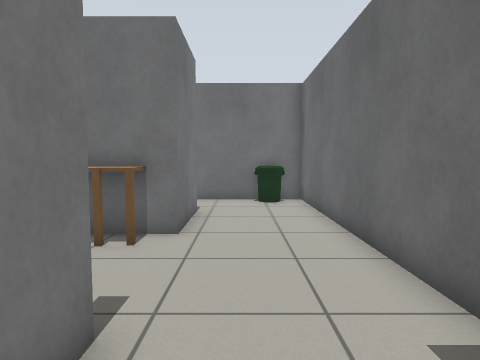
[1] (above)

18 first-person views from a walk through a world built for the Gazebo simulator. The camera is 0.9 m above the floor, tilts 4° down and sees 75° across. The floor is counted in squares, 0.5 m on a side. Each view is taken from the middle of a square. On the plan, view 1 faces up. The plan holds only what a view shows up to about 16 squares ahead; the rest is blank. The place goes on beyond the plan. Gazebo's built-in surfaces are drawn with simple patterns. Some stock models are drawn as simple stand-ins.

[2]
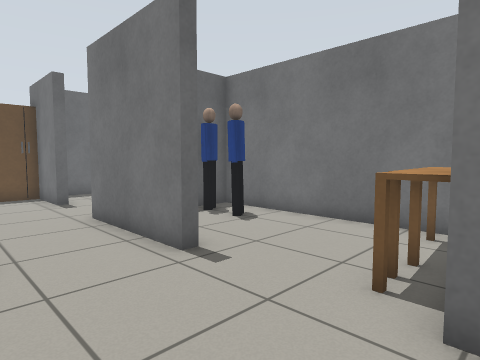

[3]
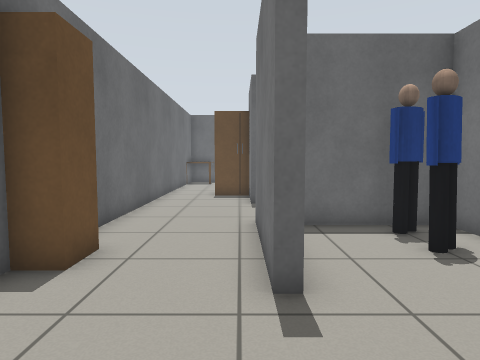

[4]
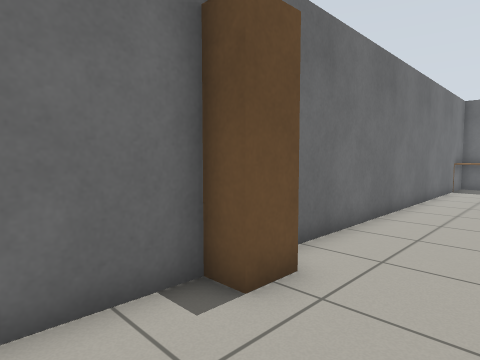

[5]
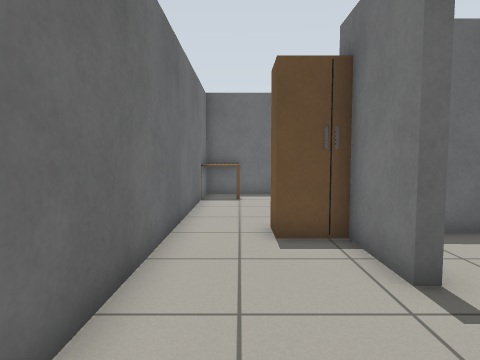

[6]
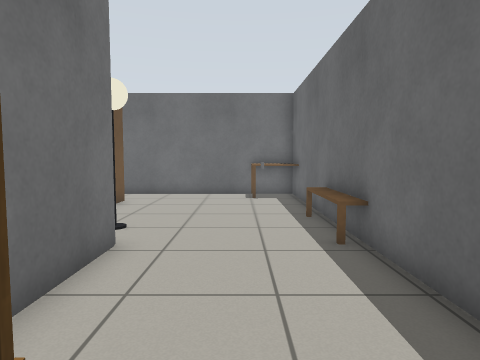

[7]
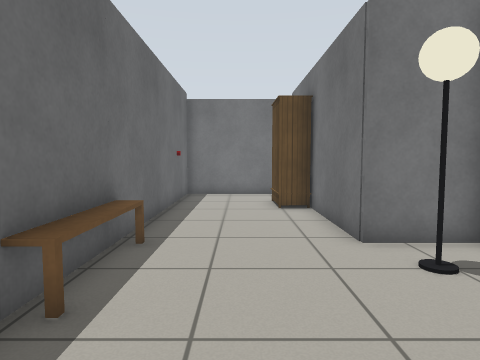

[8]
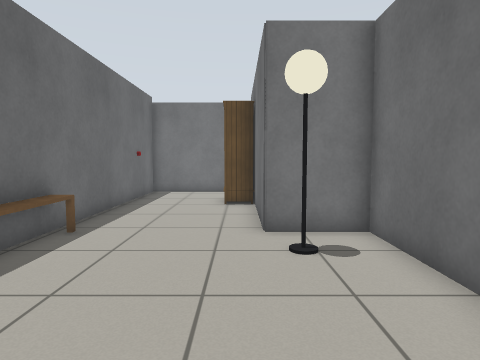

[9]
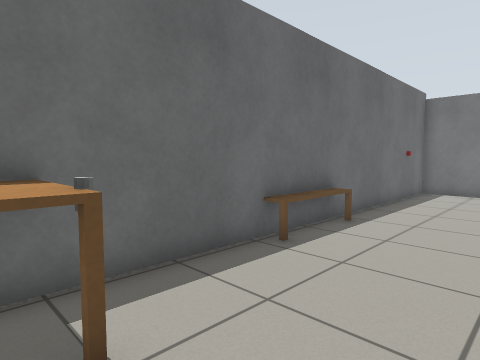

[10]
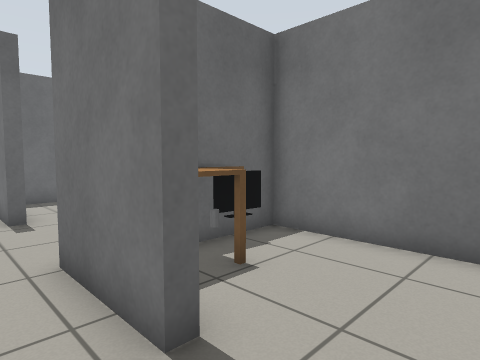

[11]
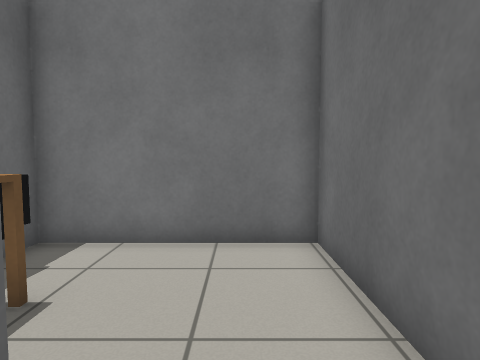

[12]
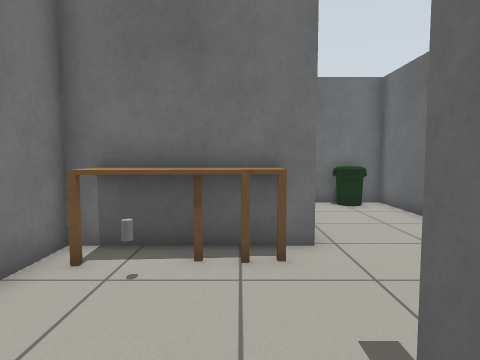

[13]
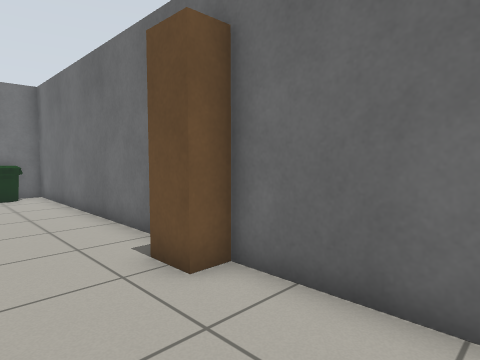

[14]
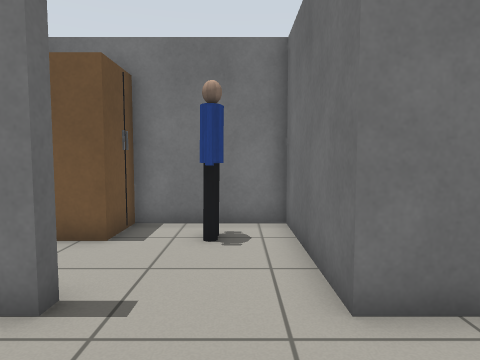

[15]
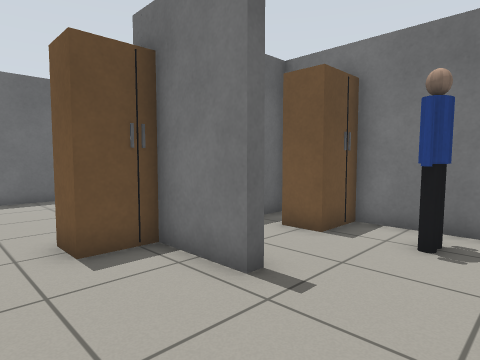

[16]
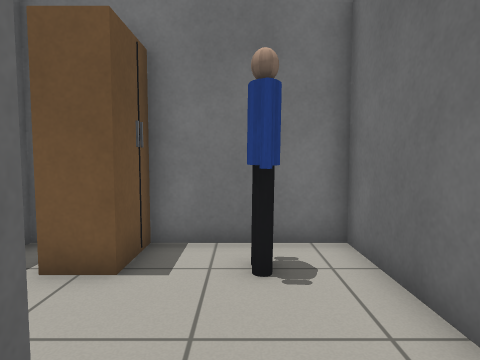

[17]
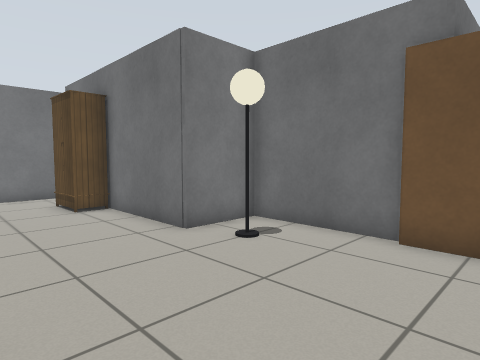

[18]
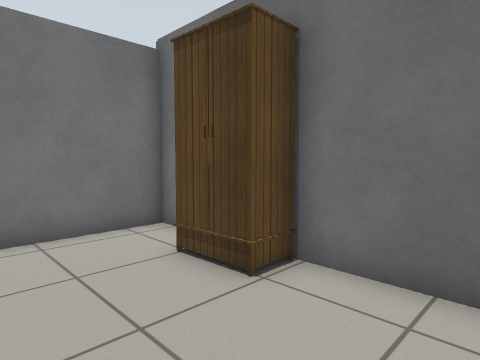

### Floor plan
Ten units are one square. View 1 is at (0, 0); x grows to the right and y downward. Boxes are objects, and circles mark ways between rooms. Rooms are numbered by the first view taken in them; rooms with no view inside come last. Other rooms are left out.
<svg viewBox="-161 -142 201 322">
<path fill="none" stroke="#000" d="M-22 89 -65 88 -65 114 -129 114M-14 53 -14 80M-149 114 -156 114 -156 166 27 166 27 -5M-14 -30 -14 17 -26 17M27 -25 27 -35M-19 -106 -14 -106 -14 -74M-65 -74 -65 13 -26 13M-18 -24 -18 -30 -14 -30M27 -35 27 -137 -65 -137 -65 -76M-19 53 -14 53M-26 17 -65 17 -65 60M-66 84 -27 85"/>
<rect x="-135" y="115" width="30" height="10" fill="#bbb"><title>wardrobe</title></rect>
<rect x="-65" y="155" width="30" height="10" fill="#bbb"><title>bench</title></rect>
<rect x="-55" y="105" width="10" height="10" fill="#bbb"><title>lamp</title></rect>
<rect x="-15" y="75" width="20" height="20" fill="#bbb"><title>wardrobe</title></rect>
<rect x="5" y="145" width="20" height="30" fill="#bbb"><title>kitchen table</title></rect>
<rect x="5" y="145" width="10" height="10" fill="#bbb"><title>grey cylinder</title></rect>
<rect x="15" y="-25" width="20" height="20" fill="#bbb"><title>wardrobe</title></rect>
<rect x="-65" y="-75" width="30" height="20" fill="#bbb"><title>table</title></rect>
<rect x="-55" y="-5" width="10" height="20" fill="#bbb"><title>person</title></rect>
<rect x="-55" y="-15" width="10" height="10" fill="#bbb"><title>person</title></rect>
<rect x="-55" y="-65" width="10" height="10" fill="#bbb"><title>grey cylinder</title></rect>
<rect x="-55" y="-85" width="20" height="10" fill="#bbb"><title>TV</title></rect>
<rect x="-45" y="-95" width="20" height="10" fill="#bbb"><title>table</title></rect>
<rect x="-35" y="-75" width="20" height="10" fill="#bbb"><title>table</title></rect>
<rect x="5" y="-135" width="20" height="10" fill="#bbb"><title>bin</title></rect>
<rect x="-65" y="55" width="20" height="20" fill="#bbb"><title>wardrobe</title></rect>
<rect x="-55" y="35" width="10" height="10" fill="#bbb"><title>person</title></rect>
<circle cx="5" cy="-28" r="3" fill="#2a7"/>
<circle cx="-20" cy="40" r="3" fill="#2a7"/>
<text x="-40" y="100">1</text>
<text x="-20" y="-70">2</text>
<text x="-40" y="50">3</text>
</svg>
Room 1 opens to room 2. Room 1 opens to room 3.

Where each view was taken, in squares from view 1:
view 1: 0 up, 0 right, facing up
view 2: 8 up, 2 right, facing down-left
view 3: 7 up, 1 left, facing down
view 4: 5 up, 1 left, facing down-right
view 5: 1 down, 1 right, facing down
view 6: 14 down, 13 left, facing right
view 7: 14 down, 0 right, facing left
view 8: 12 down, 1 right, facing left
view 9: 12 down, 2 right, facing down-left
view 10: 13 up, 0 right, facing down-left
view 11: 12 up, 0 right, facing left
view 12: 1 up, 3 left, facing up
view 13: 3 down, 1 left, facing up-right
view 14: 3 down, 2 right, facing left
view 15: 2 down, 2 right, facing down-left
view 16: 4 down, 0 right, facing left
view 17: 16 down, 0 right, facing up-left
view 18: 16 down, 8 left, facing up-left
